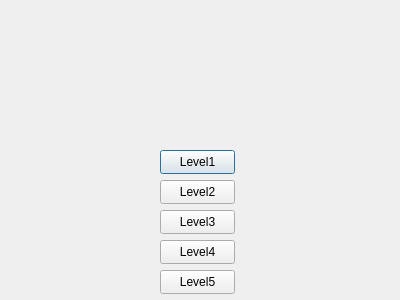
<?xml version="1.0" encoding="UTF-8"?>
<ui version="4.0">
 <class>START</class>
 <widget class="QDialog" name="START">
  <property name="geometry">
   <rect>
    <x>0</x>
    <y>0</y>
    <width>400</width>
    <height>300</height>
   </rect>
  </property>
  <property name="windowTitle">
   <string>Dialog</string>
  </property>
  <widget class="QLabel" name="label">
   <property name="geometry">
    <rect>
     <x>-10</x>
     <y>-10</y>
     <width>421</width>
     <height>331</height>
    </rect>
   </property>
   <property name="text">
    <string/>
   </property>
   <property name="pixmap">
    <pixmap resource="resources.qrc">:/Resources/img/WhatsApp Image 2024-12-07 at 6.58.32 PM.jpg</pixmap>
   </property>
   <property name="scaledContents">
    <bool>true</bool>
   </property>
  </widget>
  <widget class="QPushButton" name="pushButtonLev1">
   <property name="geometry">
    <rect>
     <x>160</x>
     <y>150</y>
     <width>75</width>
     <height>24</height>
    </rect>
   </property>
   <property name="text">
    <string>Level1</string>
   </property>
  </widget>
  <widget class="QPushButton" name="pushButtonLev2">
   <property name="geometry">
    <rect>
     <x>160</x>
     <y>180</y>
     <width>75</width>
     <height>24</height>
    </rect>
   </property>
   <property name="text">
    <string>Level2</string>
   </property>
  </widget>
  <widget class="QPushButton" name="pushButtonLev3">
   <property name="geometry">
    <rect>
     <x>160</x>
     <y>210</y>
     <width>75</width>
     <height>24</height>
    </rect>
   </property>
   <property name="text">
    <string>Level3</string>
   </property>
  </widget>
  <widget class="QPushButton" name="pushButtonLev4">
   <property name="geometry">
    <rect>
     <x>160</x>
     <y>240</y>
     <width>75</width>
     <height>24</height>
    </rect>
   </property>
   <property name="text">
    <string>Level4</string>
   </property>
  </widget>
  <widget class="QPushButton" name="pushButtonLev5">
   <property name="geometry">
    <rect>
     <x>160</x>
     <y>270</y>
     <width>75</width>
     <height>24</height>
    </rect>
   </property>
   <property name="text">
    <string>Level5</string>
   </property>
  </widget>
 </widget>
 <resources>
  <include location="resources.qrc"/>
 </resources>
 <connections/>
</ui>
